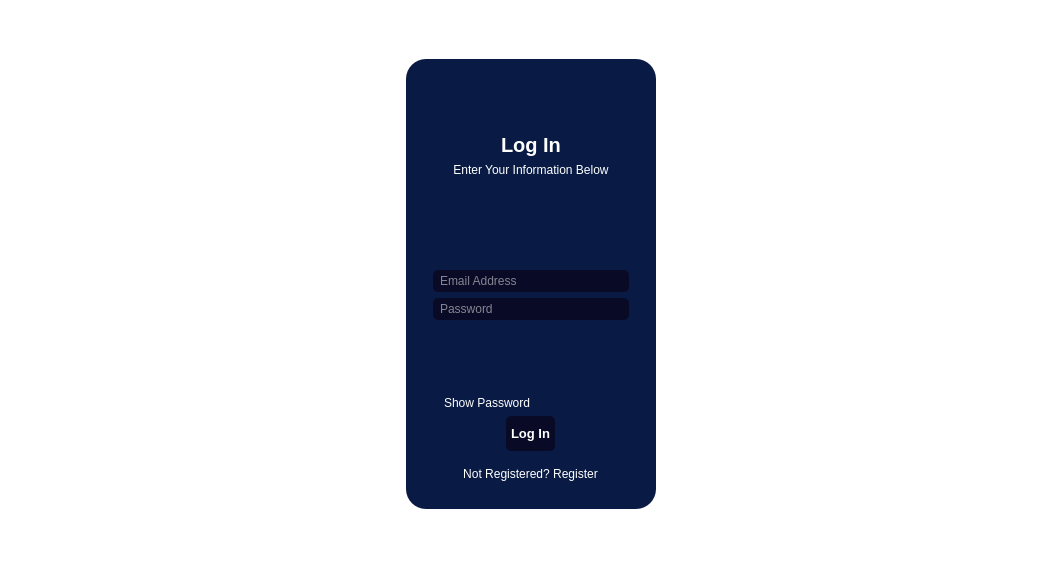
<?xml version="1.0" encoding="UTF-8"?>
<ui version="4.0">
 <class>MainWindow</class>
 <widget class="QMainWindow" name="MainWindow">
  <property name="geometry">
   <rect>
    <x>0</x>
    <y>0</y>
    <width>1063</width>
    <height>569</height>
   </rect>
  </property>
  <property name="windowTitle">
   <string>MainWindow</string>
  </property>
  <property name="styleSheet">
   <string notr="true">*{
	border: none;
	background-color: transparent;
	background: transparent;
	padding: 0;
	margin: 0;
	color: #fff;
}
#centralwidget{
	background-color: ;
	background-image: url(:/images/R4spkB.png);
}

#widget{
	background-color: rgb(9, 27, 68);
	border-radius: 20px;
}

QLineEdit{
	background-color: rgb(9, 10, 37);
	padding: 3px 5px;
	border-radius : 5px;
}

QPushButton{
	background-color: rgb(9, 10, 37);
	padding: 10px 5px;
	border-radius: 5px;
}

#to_login, #to_register{
	background-color: transparent;
}</string>
  </property>
  <widget class="QWidget" name="centralwidget">
   <property name="styleSheet">
    <string notr="true"/>
   </property>
   <layout class="QVBoxLayout" name="verticalLayout">
    <item alignment="Qt::AlignHCenter">
     <widget class="QWidget" name="widget" native="true">
      <property name="minimumSize">
       <size>
        <width>250</width>
        <height>450</height>
       </size>
      </property>
      <property name="maximumSize">
       <size>
        <width>250</width>
        <height>450</height>
       </size>
      </property>
      <layout class="QVBoxLayout" name="verticalLayout_2">
       <item>
        <widget class="QStackedWidget" name="stackedWidget_welcome">
         <property name="currentIndex">
          <number>1</number>
         </property>
         <widget class="QWidget" name="register_page">
          <layout class="QVBoxLayout" name="verticalLayout_4">
           <item alignment="Qt::AlignHCenter|Qt::AlignTop">
            <widget class="QLabel" name="label">
             <property name="minimumSize">
              <size>
               <width>50</width>
               <height>50</height>
              </size>
             </property>
             <property name="maximumSize">
              <size>
               <width>50</width>
               <height>50</height>
              </size>
             </property>
             <property name="text">
              <string/>
             </property>
             <property name="pixmap">
              <pixmap resource="TugasCaslab/resources.qrc">:/icons/fugu_icon/icons/user--plus.png</pixmap>
             </property>
             <property name="scaledContents">
              <bool>true</bool>
             </property>
            </widget>
           </item>
           <item alignment="Qt::AlignHCenter|Qt::AlignTop">
            <widget class="QLabel" name="label_2">
             <property name="font">
              <font>
               <pointsize>15</pointsize>
               <weight>75</weight>
               <bold>true</bold>
              </font>
             </property>
             <property name="text">
              <string>Sign Up</string>
             </property>
            </widget>
           </item>
           <item alignment="Qt::AlignHCenter|Qt::AlignTop">
            <widget class="QLabel" name="label_3">
             <property name="text">
              <string>Enter Your Information Below</string>
             </property>
             <property name="alignment">
              <set>Qt::AlignCenter</set>
             </property>
            </widget>
           </item>
           <item>
            <spacer name="verticalSpacer">
             <property name="orientation">
              <enum>Qt::Vertical</enum>
             </property>
             <property name="sizeHint" stdset="0">
              <size>
               <width>20</width>
               <height>40</height>
              </size>
             </property>
            </spacer>
           </item>
           <item>
            <widget class="QFrame" name="frame">
             <property name="frameShape">
              <enum>QFrame::StyledPanel</enum>
             </property>
             <property name="frameShadow">
              <enum>QFrame::Raised</enum>
             </property>
             <layout class="QVBoxLayout" name="verticalLayout_3">
              <item>
               <widget class="QLineEdit" name="line_email_signup">
                <property name="placeholderText">
                 <string>Email Address</string>
                </property>
               </widget>
              </item>
              <item>
               <widget class="QLineEdit" name="line_pw_signup">
                <property name="echoMode">
                 <enum>QLineEdit::Password</enum>
                </property>
                <property name="placeholderText">
                 <string>Password</string>
                </property>
               </widget>
              </item>
              <item>
               <widget class="QLineEdit" name="line_confirm_pw">
                <property name="text">
                 <string/>
                </property>
                <property name="echoMode">
                 <enum>QLineEdit::Password</enum>
                </property>
                <property name="placeholderText">
                 <string>Confirm Password</string>
                </property>
               </widget>
              </item>
              <item>
               <widget class="QLabel" name="label_confirm">
                <property name="text">
                 <string/>
                </property>
                <property name="wordWrap">
                 <bool>true</bool>
                </property>
               </widget>
              </item>
              <item>
               <spacer name="verticalSpacer_2">
                <property name="orientation">
                 <enum>Qt::Vertical</enum>
                </property>
                <property name="sizeHint" stdset="0">
                 <size>
                  <width>20</width>
                  <height>40</height>
                 </size>
                </property>
               </spacer>
              </item>
             </layout>
            </widget>
           </item>
           <item>
            <widget class="QCheckBox" name="checkBox_signup">
             <property name="text">
              <string>Show Password</string>
             </property>
            </widget>
           </item>
           <item alignment="Qt::AlignHCenter">
            <widget class="QPushButton" name="button_signup">
             <property name="font">
              <font>
               <pointsize>10</pointsize>
               <weight>75</weight>
               <bold>true</bold>
              </font>
             </property>
             <property name="cursor">
              <cursorShape>PointingHandCursor</cursorShape>
             </property>
             <property name="styleSheet">
              <string notr="true">QPushButton:hover{
	background-color: rgb(5, 23, 64);
}</string>
             </property>
             <property name="text">
              <string>Register</string>
             </property>
             <property name="icon">
              <iconset resource="TugasCaslab/resources.qrc">
               <normaloff>:/icons/fugu_icon/icons-shadowless/door-open-out.png</normaloff>:/icons/fugu_icon/icons-shadowless/door-open-out.png</iconset>
             </property>
             <property name="iconSize">
              <size>
               <width>24</width>
               <height>24</height>
              </size>
             </property>
            </widget>
           </item>
           <item alignment="Qt::AlignHCenter">
            <widget class="QPushButton" name="to_login">
             <property name="cursor">
              <cursorShape>PointingHandCursor</cursorShape>
             </property>
             <property name="styleSheet">
              <string notr="true">QPushButton:hover{
	background-color: rgb(4, 22, 63);
}</string>
             </property>
             <property name="text">
              <string>Already Registered? Log in</string>
             </property>
            </widget>
           </item>
          </layout>
         </widget>
         <widget class="QWidget" name="login_page">
          <layout class="QVBoxLayout" name="verticalLayout_8">
           <item alignment="Qt::AlignHCenter">
            <widget class="QLabel" name="label_8">
             <property name="minimumSize">
              <size>
               <width>50</width>
               <height>50</height>
              </size>
             </property>
             <property name="maximumSize">
              <size>
               <width>50</width>
               <height>50</height>
              </size>
             </property>
             <property name="text">
              <string/>
             </property>
             <property name="pixmap">
              <pixmap resource="TugasCaslab/resources.qrc">:/icons/fugu_icon/icons/user--arrow.png</pixmap>
             </property>
             <property name="scaledContents">
              <bool>true</bool>
             </property>
            </widget>
           </item>
           <item alignment="Qt::AlignHCenter|Qt::AlignTop">
            <widget class="QLabel" name="label_7">
             <property name="font">
              <font>
               <pointsize>15</pointsize>
               <weight>75</weight>
               <bold>true</bold>
              </font>
             </property>
             <property name="text">
              <string>Log In</string>
             </property>
            </widget>
           </item>
           <item alignment="Qt::AlignHCenter|Qt::AlignTop">
            <widget class="QLabel" name="label_9">
             <property name="text">
              <string>Enter Your Information Below</string>
             </property>
             <property name="alignment">
              <set>Qt::AlignCenter</set>
             </property>
            </widget>
           </item>
           <item>
            <spacer name="verticalSpacer_6">
             <property name="orientation">
              <enum>Qt::Vertical</enum>
             </property>
             <property name="sizeHint" stdset="0">
              <size>
               <width>20</width>
               <height>27</height>
              </size>
             </property>
            </spacer>
           </item>
           <item>
            <widget class="QFrame" name="frame_3">
             <property name="frameShape">
              <enum>QFrame::StyledPanel</enum>
             </property>
             <property name="frameShadow">
              <enum>QFrame::Raised</enum>
             </property>
             <layout class="QVBoxLayout" name="verticalLayout_7">
              <item>
               <widget class="QLineEdit" name="line_email">
                <property name="placeholderText">
                 <string>Email Address</string>
                </property>
               </widget>
              </item>
              <item>
               <widget class="QLineEdit" name="line_pw">
                <property name="echoMode">
                 <enum>QLineEdit::Password</enum>
                </property>
                <property name="placeholderText">
                 <string>Password</string>
                </property>
               </widget>
              </item>
              <item>
               <widget class="QLabel" name="label_confirm2">
                <property name="text">
                 <string/>
                </property>
               </widget>
              </item>
              <item>
               <spacer name="verticalSpacer_5">
                <property name="orientation">
                 <enum>Qt::Vertical</enum>
                </property>
                <property name="sizeHint" stdset="0">
                 <size>
                  <width>20</width>
                  <height>40</height>
                 </size>
                </property>
               </spacer>
              </item>
             </layout>
            </widget>
           </item>
           <item>
            <widget class="QCheckBox" name="checkBox_login">
             <property name="text">
              <string>Show Password</string>
             </property>
            </widget>
           </item>
           <item alignment="Qt::AlignHCenter">
            <widget class="QPushButton" name="button_login">
             <property name="font">
              <font>
               <pointsize>10</pointsize>
               <weight>75</weight>
               <bold>true</bold>
              </font>
             </property>
             <property name="cursor">
              <cursorShape>PointingHandCursor</cursorShape>
             </property>
             <property name="styleSheet">
              <string notr="true">QPushButton:hover{
	background-color: rgb(5, 23, 64);
}</string>
             </property>
             <property name="text">
              <string>Log In</string>
             </property>
             <property name="icon">
              <iconset resource="TugasCaslab/resources.qrc">
               <normaloff>:/icons/fugu_icon/icons-shadowless/door-open-out.png</normaloff>:/icons/fugu_icon/icons-shadowless/door-open-out.png</iconset>
             </property>
             <property name="iconSize">
              <size>
               <width>24</width>
               <height>24</height>
              </size>
             </property>
            </widget>
           </item>
           <item alignment="Qt::AlignHCenter">
            <widget class="QPushButton" name="to_register">
             <property name="cursor">
              <cursorShape>PointingHandCursor</cursorShape>
             </property>
             <property name="styleSheet">
              <string notr="true">QPushButton:hover{
	background-color: rgb(4, 22, 63);
}</string>
             </property>
             <property name="text">
              <string>Not Registered? Register</string>
             </property>
            </widget>
           </item>
          </layout>
         </widget>
        </widget>
       </item>
      </layout>
     </widget>
    </item>
   </layout>
  </widget>
 </widget>
 <resources>
  <include location="TugasCaslab/resources.qrc"/>
 </resources>
 <connections/>
</ui>
